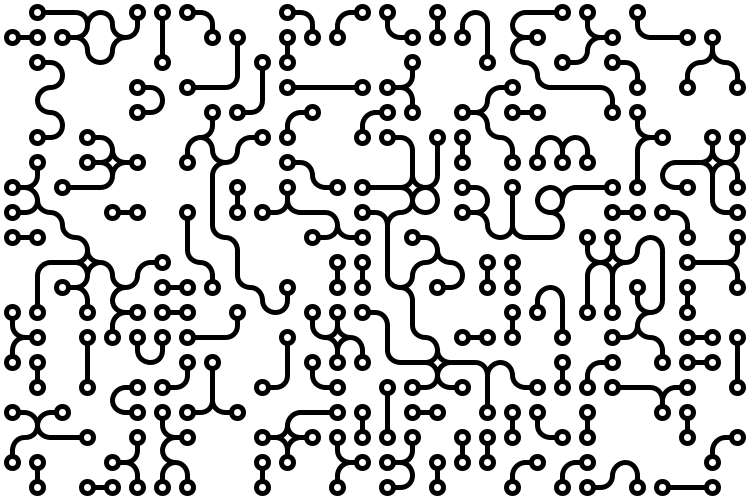
Frame 1 (no input)
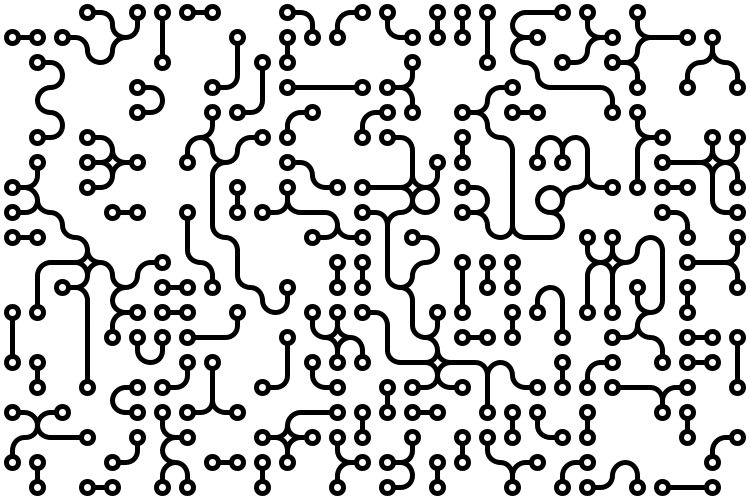
Frame 60 (the mouse pressed at the canvas centre just before this capture)
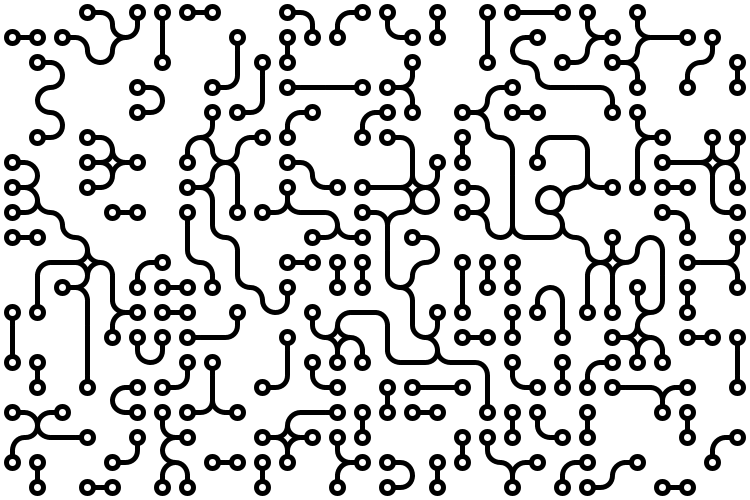
Frame 120 (the mouse held since frame 60 and released just before this capture)

The Processing sketch that drew these frames (run headless with seeded random() and noise(); from frame 60 on, the mouse is pressed at the canvas centre):

// Processing sketch: processing_3632
// ── processing_3632.pde

/* 
 * Loops by Algirdas Rascius (http://mydigiverse.com).
 */
/**
 * Inspired by Loops Of Zen game by Dr. Arend Hintze (http://www.alproductions.us/Loops_Of_Zen). 
 * <br>
 * Click to restart. Each time parameters used to generate lines will differ.
 */ 

static final float SMALL_SIZE = 0.5;
static final float LINE_SIZE = 0.2;
static final int CELL_SIZES[] = {10, 20, 25, 50};

boolean horizontalDivisions[][];
boolean verticalDivisions[][];
int cellSize;
int xCount;
int yCount;
float probabilityOffset;

void setup() {
  size(750, 500);
  smooth();
  noFill();
  
  initialize();
}

void initialize() {
  background(255);
  stroke(0);
  ellipseMode(CENTER);
  cellSize = CELL_SIZES[(int)random(CELL_SIZES.length)];
  xCount = width/cellSize;
  yCount = height/cellSize;
  probabilityOffset = random(TWO_PI);
  strokeWeight(cellSize*LINE_SIZE);
  
  horizontalDivisions = new boolean[xCount][yCount];
  verticalDivisions = new boolean[xCount][yCount];

  float connectionProbability = getConnectionProbability();
  for (int x=1; x<xCount; x++) {
    for (int y=0; y<yCount; y++) {
      verticalDivisions[x][y] = random(1) < connectionProbability;  
    }
  }
  for (int x=0; x<xCount; x++) {
    for (int y=1; y<yCount; y++) {
      horizontalDivisions[x][y] = random(1) < connectionProbability;  
    }
  }
  for (int x=0; x<xCount; x++) {
    for (int y=0; y<yCount; y++) {
      drawCell(x, y);  
    }
  }
  
  frameRate(yCount);
}

void mouseClicked() {
   initialize();
}

void keyPressed() {
   initialize();
}

float getConnectionProbability() {
  return  max(0.3, min(0.9, sin((frameCount/2.0/xCount/yCount - probabilityOffset)%TWO_PI)));
}

void draw() {
  float connectionProbability = getConnectionProbability();

  if (random(1) < 0.5) {
    int x = (int)random(1, xCount);
    int y = (int)random(0, yCount);
    verticalDivisions[x][y] = random(1) < connectionProbability;
    drawCell(x-1, y);
    drawCell(x, y);
  } else {
    int x = (int)random(0, xCount);
    int y = (int)random(1, yCount);
    horizontalDivisions[x][y] = random(1) < connectionProbability;
    drawCell(x, y-1);
    drawCell(x, y);
  }
}

void drawCell(int x, int y) {
  fill(255);
  noStroke();
  rect(cellSize*x, cellSize*y, cellSize, cellSize);
  noFill();
  stroke(0);
  
  boolean drawn = false;
  if (horizontalDivisions[x][y] && verticalDivisions[(x+1)%xCount][y]) {
    arc(cellSize*(x+1), cellSize*y, cellSize, cellSize, PI/2, PI);
    drawn = true;
  }
  if (verticalDivisions[(x+1)%xCount][y] && horizontalDivisions[x][(y+1)%yCount]) {
    arc(cellSize*(x+1), cellSize*(y+1), cellSize, cellSize, PI, PI+PI/2);
    drawn = true;
  }
  if (horizontalDivisions[x][(y+1)%yCount] && verticalDivisions[x][y]) {
    arc(cellSize*x, cellSize*(y+1), cellSize, cellSize, PI+PI/2, TWO_PI);
    drawn = true;
  }
  if (verticalDivisions[x][y] && horizontalDivisions[x][y]) {
    arc(cellSize*x, cellSize*y, cellSize, cellSize, 0, PI/2);
    drawn = true;
  }

  if (!drawn) {
    if (horizontalDivisions[x][y] && horizontalDivisions[x][(y+1)%yCount]) {
      line(cellSize*(x+0.5), cellSize*y, cellSize*(x+0.5), cellSize*(y+1));
      drawn = true;
    }
    if (verticalDivisions[x][y] && verticalDivisions[(x+1)%xCount][y]) {
      line(cellSize*x, cellSize*(y+0.5), cellSize*(x+1), cellSize*(y+0.5));
      drawn = true;
    }    
  }
  
  if (!drawn) {
    if (horizontalDivisions[x][y]) {
      ellipse(cellSize*(x+0.5), cellSize*(y+0.5), cellSize*SMALL_SIZE, cellSize*SMALL_SIZE);
      line(cellSize*(x+0.5), cellSize*y, cellSize*(x+0.5), cellSize*(y+0.5-SMALL_SIZE/2)); 
    }
    if (verticalDivisions[(x+1)%xCount][y]) {
      ellipse(cellSize*(x+0.5), cellSize*(y+0.5), cellSize*SMALL_SIZE, cellSize*SMALL_SIZE);
      line(cellSize*(x+1), cellSize*(y+0.5), cellSize*(x+0.5+SMALL_SIZE/2), cellSize*(y+0.5)); 
    }
    if (horizontalDivisions[x][(y+1)%yCount]) {
      ellipse(cellSize*(x+0.5), cellSize*(y+0.5), cellSize*SMALL_SIZE, cellSize*SMALL_SIZE);
      line(cellSize*(x+0.5), cellSize*(y+1), cellSize*(x+0.5), cellSize*(y+0.5+SMALL_SIZE/2)); 
    }
    if (verticalDivisions[x][y]) {
      ellipse(cellSize*(x+0.5), cellSize*(y+0.5), cellSize*SMALL_SIZE, cellSize*SMALL_SIZE);
      line(cellSize*x, cellSize*(y+0.5), cellSize*(x+0.5-SMALL_SIZE/2), cellSize*(y+0.5)); 
    }
  }  
}
